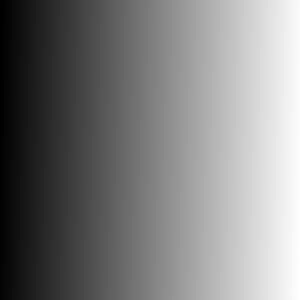
#> input picture gradient.png, 300 x 300 px
$ python simple_thersholding_opencv.py
#> lines starting #> are read from the running program, lines starting #| are printed output that depends on the picture; after the words box and inside, x2 and y2 are one past the last pixel; in counts of white or black regions, pixels touching at a corner belong together
import cv2 as cv
import numpy as np
from matplotlib import pyplot as plt

img = cv.imread('gradient.png',0)
#> img: shape (300, 300); min 0, max 255, mean 126.3
_, th1 = cv.threshold(img, 50, 255, cv.THRESH_BINARY)
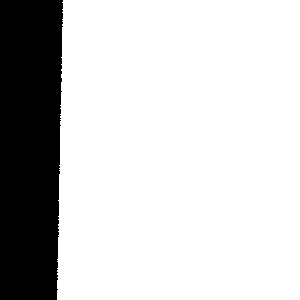
#> th1: shape (300, 300); 80% white; 1 black region, box (x1, y1, x2, y2) and area: (0, 0, 63, 300) 17983
_, th2 = cv.threshold(img, 200, 255, cv.THRESH_BINARY_INV)
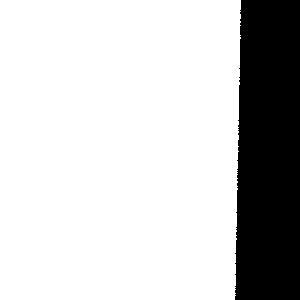
#> th2: shape (300, 300); 79.4% white; 1 black region, box (x1, y1, x2, y2) and area: (235, 0, 300, 300) 18566
_, th3 = cv.threshold(img, 200, 255, cv.THRESH_TRUNC)
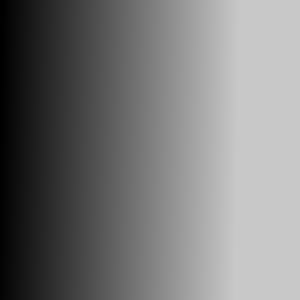
#> th3: shape (300, 300); min 0, max 200, mean 120.8
_, th4 = cv.threshold(img, 200, 255, cv.THRESH_TOZERO)
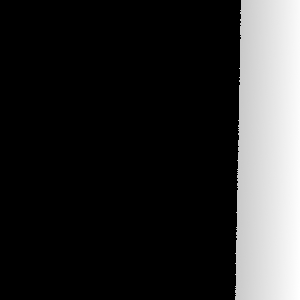
#> th4: shape (300, 300); min 0, max 255, mean 46.7
_, th5 = cv.threshold(img, 200, 255, cv.THRESH_TOZERO_INV)
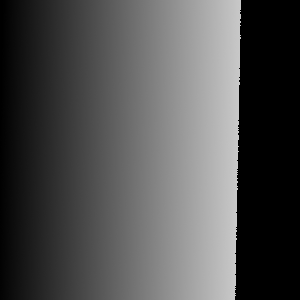
#> th5: shape (300, 300); min 0, max 200, mean 79.6
titles = ['Original Image', 'BINARY', 'BINARY_INV', 'TRUNC', 'TOZERO', 'TOZERO_INV']
images = [img, th1, th2, th3, th4, th5]

for i in range(6):
    plt.subplot(2, 3, i+1), plt.imshow(images[i], 'gray')
    plt.title(titles[i])
    plt.xticks([]), plt.yticks([])
plt.show()

$ run again, with salt_and_pepper.png copied over gradient.png
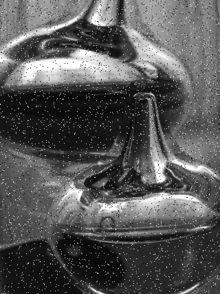
#> input picture salt_and_pepper.png, 220 x 294 px
#> img is the input picture: shape (294, 220); min 2, max 255, mean 86.8
#> `_, th1 = cv.threshold(img, 50, 255, cv.THRESH_BINARY)`:
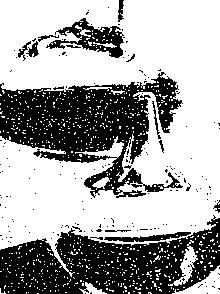
#> th1: shape (294, 220); 64.5% white; 186 black regions (169 under 20 px), largest, box (x1, y1, x2, y2) and area: (0, 72, 183, 198) 10671, (0, 215, 220, 294) 9765, (46, 18, 124, 58) 1182
#> th2: shape (294, 220); 94.7% white; 67 black regions (54 under 20 px), largest, box (x1, y1, x2, y2) and area: (22, 50, 117, 84) 1399, (129, 29, 176, 65) 392, (131, 193, 200, 208) 359
#> `_, th5 = cv.threshold(img, 200, 255, cv.THRESH_TOZERO_INV)`:
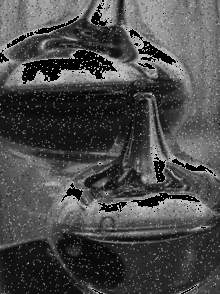
#> th5: shape (294, 220); min 0, max 200, mean 74.8
